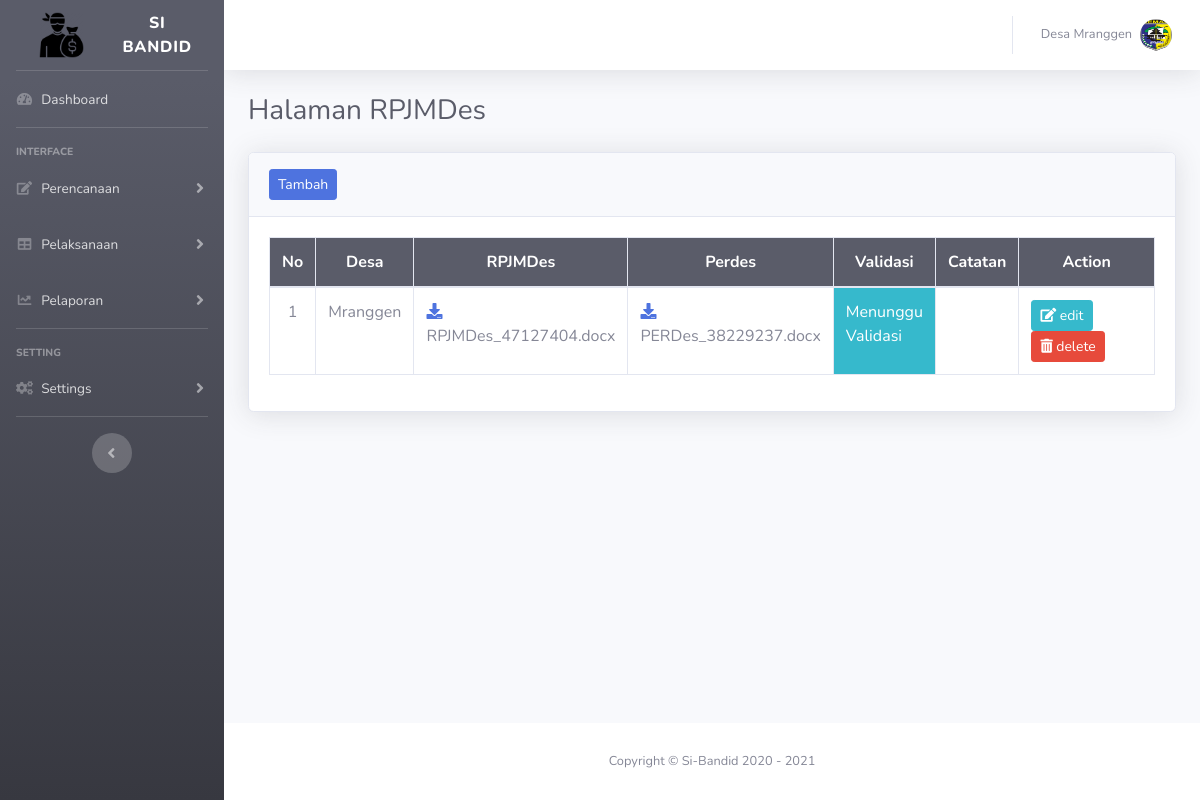
Before: /index.php?page=rpjmdes (signed in) with the older database file.
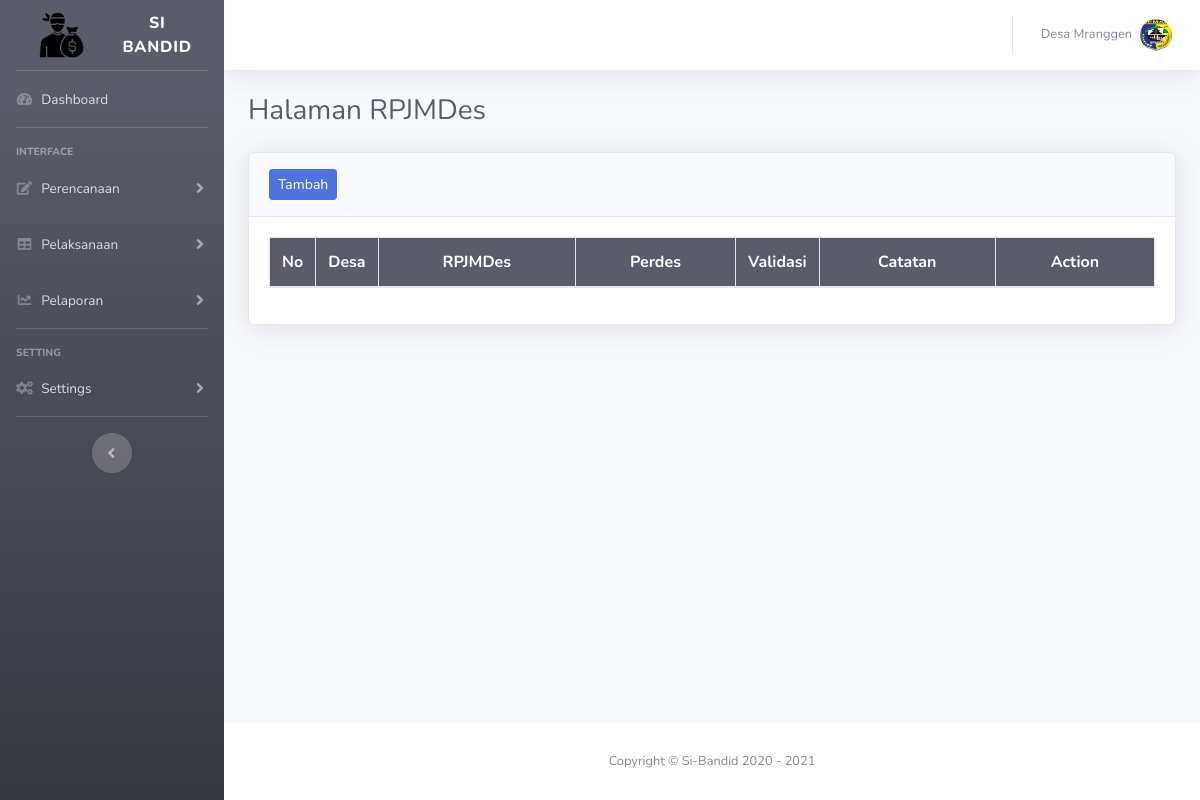
After: the same page with the newer database file.
### tables this page shows
CREATE TABLE `tb_rpjmdes` (
  `id_rpjmdes` int(11) NOT NULL,
  `rpjmdes` varchar(100) NOT NULL,
  `perdes` varchar(100) NOT NULL,
  `id_user` int(11) NOT NULL,
  `tahun` year(4) NOT NULL,
  `validasi` varchar(50) NOT NULL,
  `catatan` text NOT NULL
);

CREATE TABLE `tb_user` (
  `id_user` int(11) NOT NULL,
  `username` varchar(50) NOT NULL,
  `password` varchar(255) NOT NULL,
  `nama_user` varchar(50) NOT NULL,
  `level` enum('admin','user') NOT NULL
);

### page/perencanaan/rpjmdes/rpjmdes.php (the view, shortened to what this page needs)
<h1 class="h3 mb-4 text-gray-800">Halaman RPJMDes</h1>
<div class="card shadow mb-4">
  <div class="card-header py-3">
    <a href="#" class="btn btn-sm btn-primary" data-toggle="modal" data-target="#add_rpjmdesModal">Tambah</a>
  </div>
  <div class="card-body">
    <div class="table-responsive">
      <table class="table table-bordered" id="dataTable" width="100%" cellspacing="0">
        <thead class="bg-dark text-white">
          <tr>
            <th width="3%" class="text-center">No</th>
            <th width="5%" class="text-center">Desa</th>
            <th class="text-center">RPJMDes</th>
            <th class="text-center">Perdes</th>
            <th width="5%" class="text-center">Validasi</th>
            <th class="text-center">Catatan</th>
            <th width="18%" class="text-center">Action</th>
          </tr>
        </thead>
        <tbody>
          <?php
          include "asset/inc/config.php";
          $tahun = $_SESSION['tahun'];
          if ($_SESSION['level']=="user") {
            $id_user = $_SESSION['id_user'];
            $query= "SELECT * FROM tb_rpjmdes
                      INNER JOIN tb_user ON tb_rpjmdes.id_user = tb_user.id_user AND tb_rpjmdes.id_user=$id_user AND tahun='$tahun' ORDER BY id_rpjmdes DESC";
            $result = mysqli_query($koneksi, $query);
          }
            $no = 1;
            while($data = mysqli_fetch_assoc($result))
            {
            ?>
          <tr>
            <td class="text-center"><?php echo "$no"; ?></td>
            <td><?php echo $data['nama_user']; ?></td>
            <td>
              <a href="page/perencanaan/rpjmdes/file/rpjmdes/<?php echo $data['rpjmdes']; ?>">
              <i class="fas fa-download" id="downloadrpjmdes">&nbsp;&nbsp;</i></a><?php echo $data['rpjmdes']; ?>
            </td>
            <td><a href="page/perencanaan/rpjmdes/file/perdes/<?php echo $data['perdes']; ?>"><i class="fas fa-download" id="downloadperdes">&nbsp;&nbsp;</i></a><?php echo $data['perdes']; ?></td>
            <?php
              $validasi = $data['validasi'];
              $jumlah_karakter    =strlen($validasi);
              if ($jumlah_karakter == 6) {
              $color = "class='bg-danger text-white';";
              }
              elseif ($jumlah_karakter == 8){
              $color = "class='bg-success text-white';";
              }
              elseif ($jumlah_karakter == 17){
              $color = "class='bg-info text-white';";
              }
              elseif ($jumlah_karakter ){
              $color = "class='bg-primary text-white';";
              }
              ?>
            <td <?= $color ?> ><?php echo $validasi; ?></td>
            <td><?php echo $data['catatan']; ?></td>
            <td>
              <a href="#" class="btn btn-sm btn-info edit" data-toggle="modal" data-target="#edit_rpjmdesModal"
              data-id_rpjmdes="<?php echo $data['id_rpjmdes'];?>"
              data-rpjmdes="<?php echo $data['rpjmdes'];?>"
              data-perdes="<?php echo $data['perdes'];?>"
              ><i class="fas fa-edit"></i> edit</a>
              <a href="page/perencanaan/rpjmdes/hapus.php?id_rpjmdes=<?php echo $data['id_rpjmdes'];?>" onclick="return confirm('Yakin Hapus?')" class="btn btn-sm btn-danger"><i class="fas fa-trash-alt"></i> delete</a>
            </td>
          </tr>
          <?php
          $no++;
          }
          ?>
        </tbody>
      </table>
    </div>
  </div>
</div>

Changed rows visible on the page:
removed tb_rpjmdes: id_user.nama_user "Mranggen", rpjmdes "RPJMDes_47127404.docx", perdes "PERDes_38229237.docx", validasi "Menunggu Validasi"
